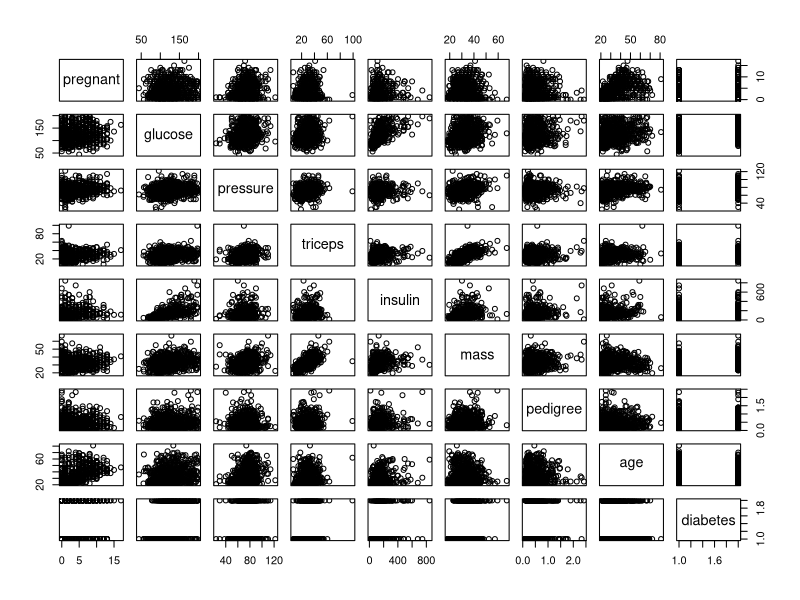
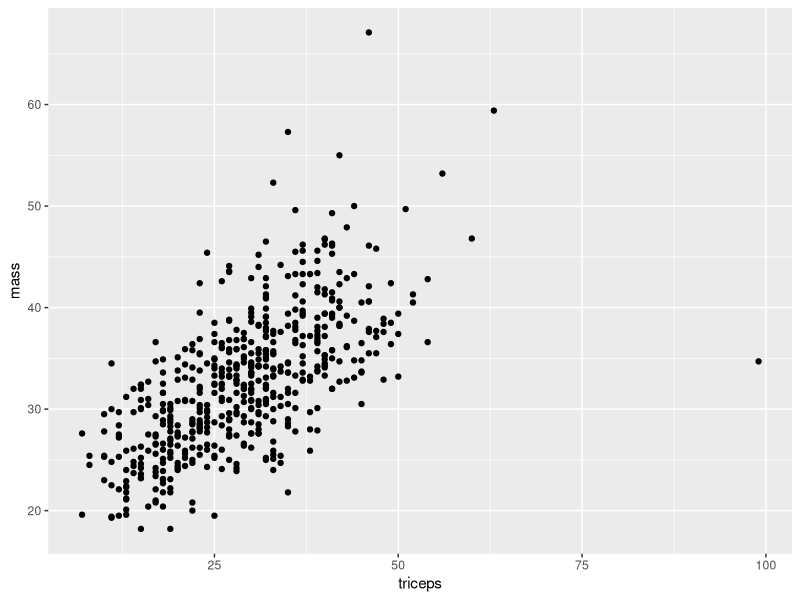
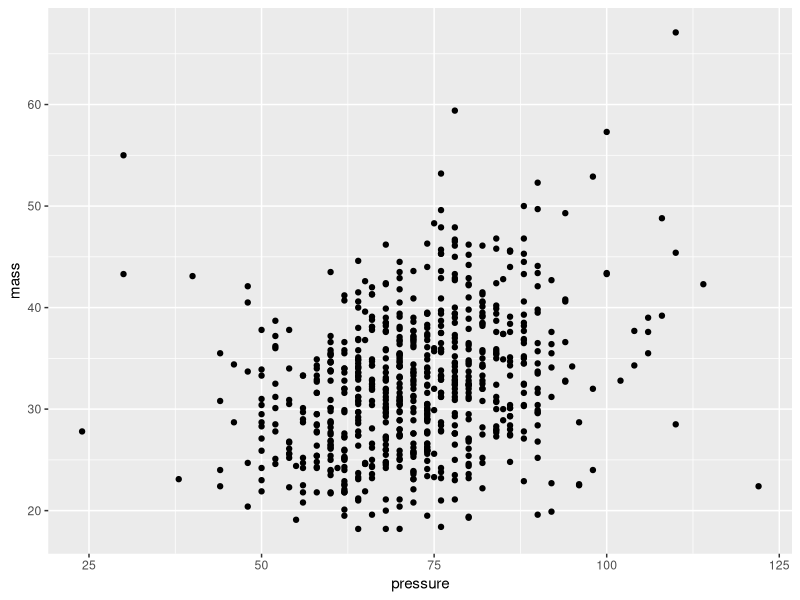
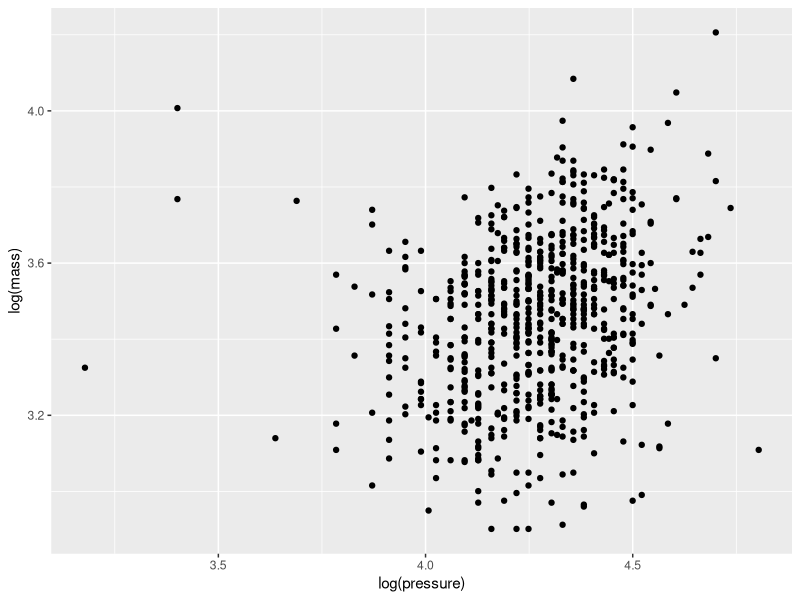
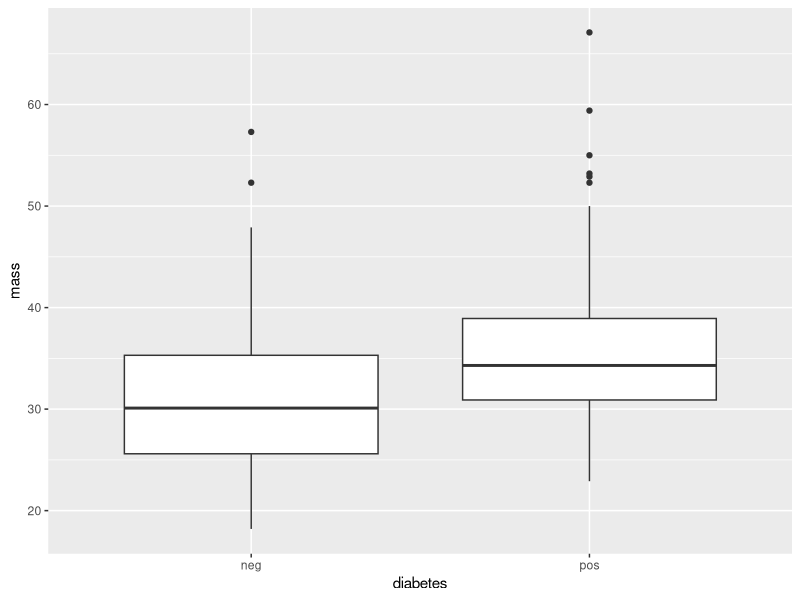
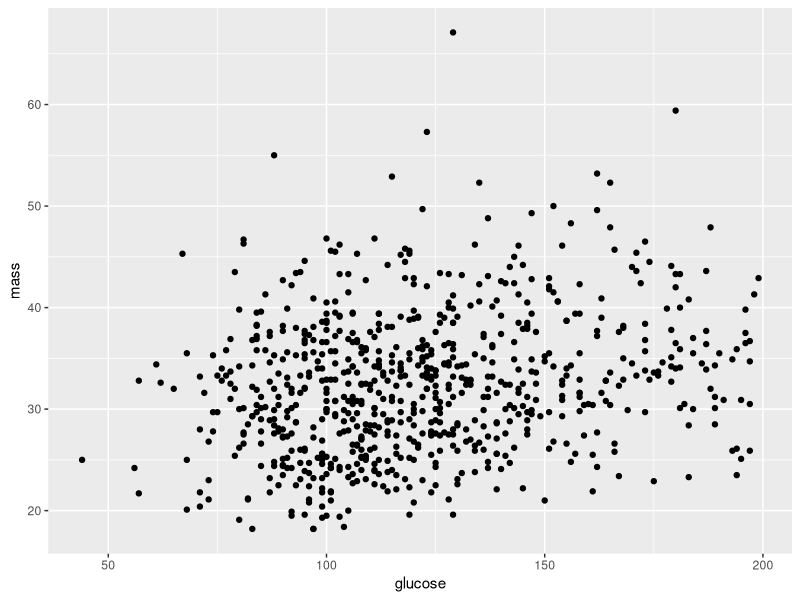
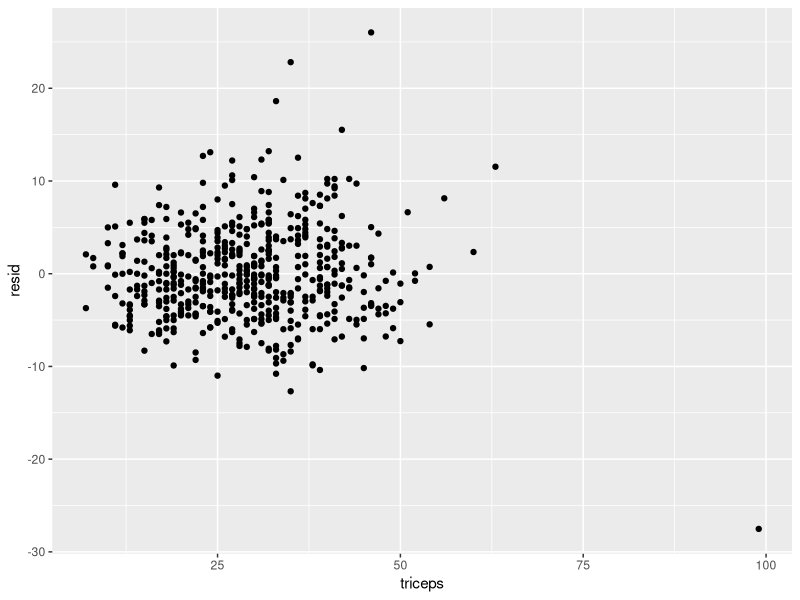
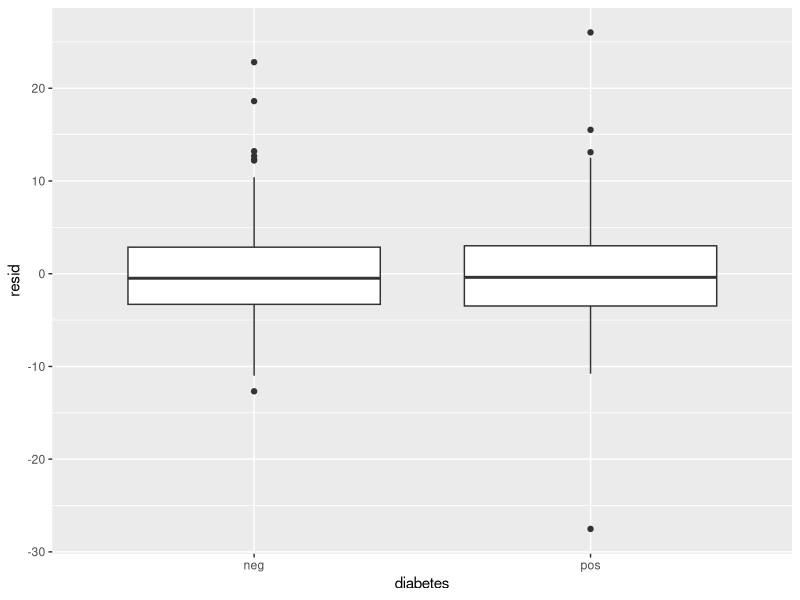

The R source for these figures, in order:
## ---- chunk 1
knitr::opts_chunk$set(echo = TRUE)
## ---- chunk 2
#importing libraries

library(dplyr)
library(ggplot2)
library(tidyr)
library(mlbench)
library(modelr)
library(purrr)
library(modelr)
## ---- chunk 3
data(PimaIndiansDiabetes2)
PimaIndiansDiabetes2 <- PimaIndiansDiabetes2
dim(PimaIndiansDiabetes2)
head(PimaIndiansDiabetes2)
## ---- chunk 4
pairs(PimaIndiansDiabetes2)
## ---- chunk 5
# Plotting triceps with mass to check the linear relation between them

ggplot(PimaIndiansDiabetes2, aes(x=triceps, y=mass)) + geom_point()
## ---- chunk 6
#Plotting pressure with mass
ggplot(PimaIndiansDiabetes2, aes(x=pressure, y=mass)) + geom_point() 
## ---- chunk 7
#Plotting by taking log of both pressure and mass
ggplot(PimaIndiansDiabetes2, aes(x=log(pressure), y=log(mass))) + geom_point()

## ---- chunk 8
#Plotting diabetes against mass
ggplot(PimaIndiansDiabetes2, aes(x=diabetes, y=mass)) + geom_boxplot()
## ---- chunk 9
#Plotting glucose against mass
ggplot(PimaIndiansDiabetes2, aes(x=glucose, y=mass)) + geom_point()

## ---- chunk 10
#Fitting linear model and printing the model summary

fit <- lm(mass ~ triceps + diabetes, data = PimaIndiansDiabetes2) 
summary(fit)

coef(fit)
sqrt(mean(resid(fit)^2))
mean(abs(resid(fit)))

## ---- chunk 11
data <- PimaIndiansDiabetes2
fit <- lm(mass ~ (triceps + diabetes), data = data)
residual <- resid(fit)

data %>% add_residuals(fit) %>%
  ggplot() + geom_point(aes(x=triceps, y=resid))


data %>% add_residuals(fit) %>%
  ggplot() + geom_boxplot(aes(x=diabetes, y=resid))
## ---- chunk 12
#Testing pressure against residual:
data %>% add_residuals(fit) %>%
  ggplot() + geom_point(aes(x=pressure, y=resid))

## ---- chunk 13
#Testing diabetes against residual:
data %>% add_residuals(fit) %>%
  ggplot() + geom_point(aes(x=glucose, y=resid))
## ---- chunk 14
fit1 <- lm(mass ~ (triceps + diabetes + pressure), data = data)
summary(fit)
coef(fit)
sqrt(mean(resid(fit)^2))
mean(abs(resid(fit)))
## ---- chunk 15
#Creating function that performs cross validation

crossValidation <- function(myformula, data, k){
  set.seed(1)
  partitioned <- crossv_kfold(data, k)
  partitioned <- partitioned %>% 
    mutate(fit = map(train,~ lm(myformula, data = .))) %>%
    mutate(rmse_test = map2_dbl(fit, test, ~ rmse(.x, .y)))
  return (mean(partitioned$rmse_test))
}

#Cross validated RMSE of the model proposed above

crossValidation(mass ~ triceps + diabetes + pressure, PimaIndiansDiabetes2, 5)
## ---- chunk 16
#Plotting the rm
set.seed(1)

predictors = c("triceps", "pressure", "diabetes", "glucose", "insulin")
fit_rmse <- data.frame(nvar = predictors, rmse =
                     c(crossValidation(mass ~ triceps, PimaIndiansDiabetes2, 5),
                       crossValidation(mass ~ triceps + pressure, PimaIndiansDiabetes2, 5),
                       crossValidation(mass ~ triceps + pressure + diabetes, PimaIndiansDiabetes2, 5),
                       crossValidation(mass ~ triceps + pressure + diabetes + glucose,
                                       PimaIndiansDiabetes2, 5),
                       crossValidation(mass ~ triceps + pressure + diabetes + glucose + insulin,
                                       PimaIndiansDiabetes2, 5)))


fit_rmse$nvar <- factor(fit_rmse$nvar, levels = c("triceps", "pressure", "diabetes",
                                                  "glucose", "insulin"))
fit_rmse

ggplot(fit_rmse) + aes(x=nvar, y = rmse, group=1) + geom_point() + geom_line() +
  labs(x="Predictors",
       y="RMSE",
       title="Plot showing rmse at each step of variable selection")

